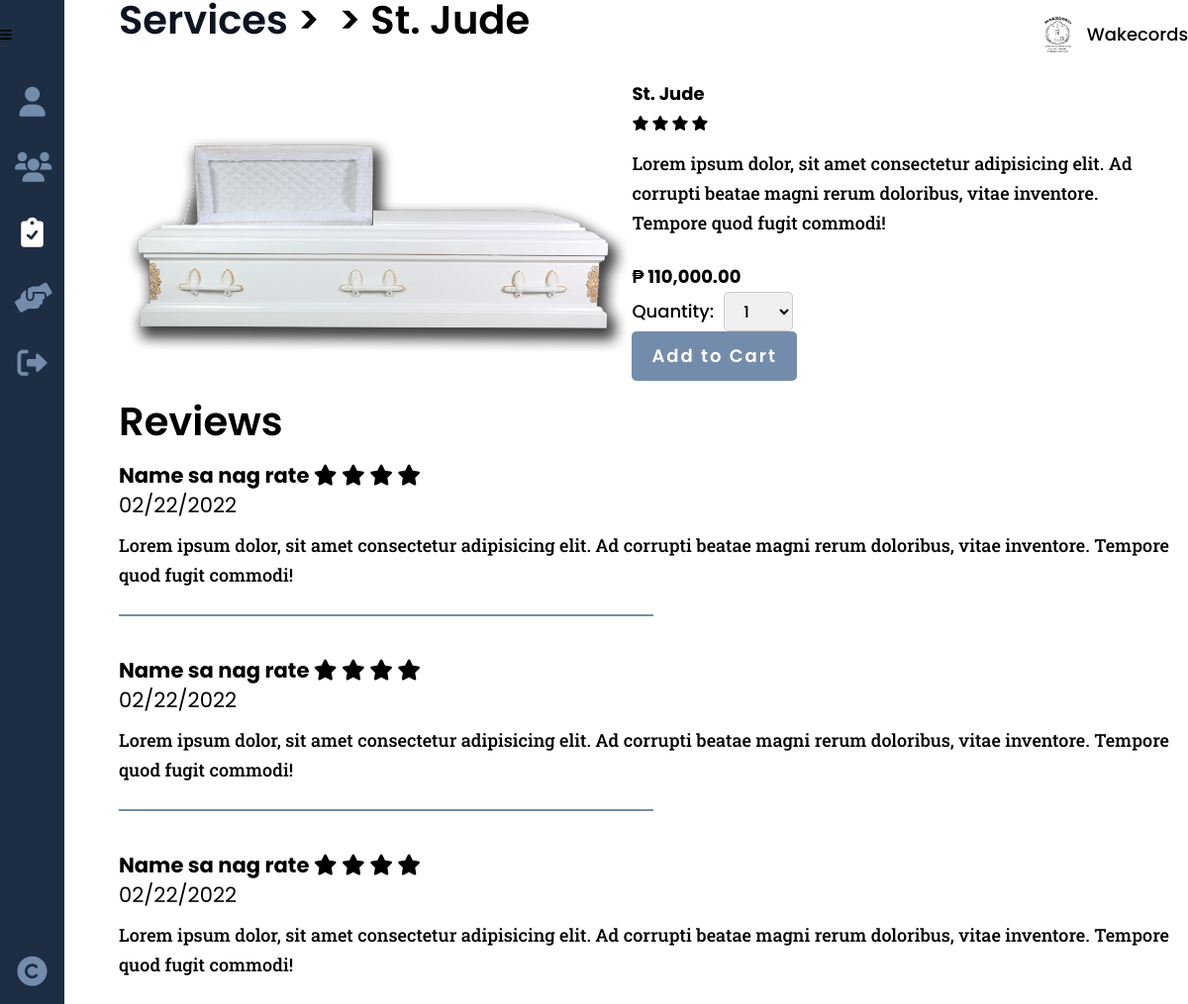
Before: /funeral_tradition_this.php?service_id=1 with the older database file.
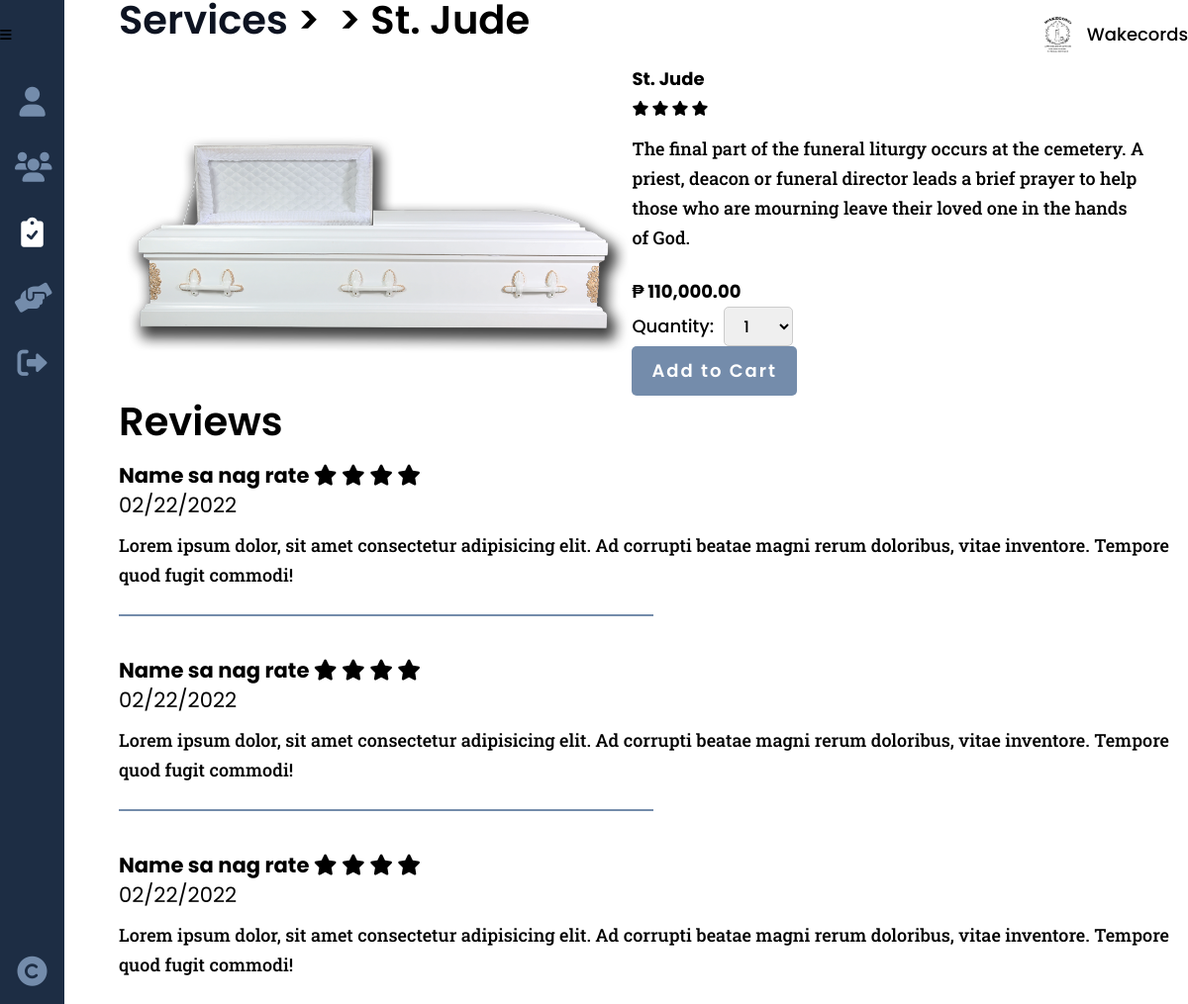
After: the same page with the newer database file.
### tables this page shows
CREATE TABLE `funeral` (
  `service_id` int(8) NOT NULL,
  `funeral_name` varchar(50) NOT NULL,
  `funeral_type` varchar(20) NOT NULL
);

CREATE TABLE `services` (
  `service_id` int(8) NOT NULL,
  `provider_id` int(8) NOT NULL,
  `service_type` varchar(20) NOT NULL,
  `service_name` varchar(50) NOT NULL,
  `service_desc` varchar(500) NOT NULL,
  `service_cost` decimal(9,2) NOT NULL,
  `service_qty` int(2) NOT NULL,
  `service_img` varchar(100) NOT NULL,
  `service_status` varchar(10) NOT NULL
);

### others/db.php (called while the page is built, shortened)
<?php
	class DB
	{
		static $hostname = "localhost";
		static $dbname = "wakecords";
		static $username  = "root";
		static $password = "";
		public static function query($sql, $params=array(), $transactType)
		{
			$rows = array();
			try
			{
				$db = new PDO("mysql:host=". self::$hostname ."; dbname=". self::$dbname,  self::$username,  self::$password);
				$db->setAttribute(PDO::ATTR_ERRMODE, PDO::ERRMODE_EXCEPTION);
				$cmd = $db->prepare($sql);
				$cmd->execute($params);
				if($transactType == "READ")
					$rows = $cmd->fetchAll();
				else
					$rows = $db->lastInsertId();
			}
			catch(PDOException $e)
			{
				echo $e->getMessage();
			}
			return $rows;
		}
	}

### funeral_tradition_this.php (the view, shortened to what this page needs)
<?php
	include("others/head.php");
?>
<body>
	<div class="container">
		<?php include("others/header.php"); ?>
		<div class="banner">
			<?php
			include("others/sidebar.php"); ?>
			<section class="banner-con">
				<div class="wrapper">
					<div class="banner-div">
						<?php
							$service = DB::query("SELECT * FROM services s JOIN funeral f ON s.service_id = f.service_id WHERE s.service_id=?", array($_GET['service_id']), "READ");
							$service = $service[0];
							echo "
							<h2><a href='funeral.php'>Services</a> <span>> <a href='funeral_tradition.php?service_name={$_SESSION['service_name']}'>{$_SESSION['service_name']}</a> > {$service['funeral_name']}</span></h2>
							";
						?>
						<div class="banner-cards trad">
							<?php
								echo "
								<img class='card-img' src='images/providers/".$service['service_type']."/".$service['provider_id']."/".$service['service_img']."'>
								<div class='card-div'>
									<div>
										<h3>".$service['funeral_name']."
											<span>
												<i class='fa-solid fa-star'></i>
												<i class='fa-solid fa-star'></i>
												<i class='fa-solid fa-star'></i>
												<i class='fa-solid fa-star'></i>
											</span>
										</h3>
										<p>
											".$service['service_desc']."
										</p>
										<div class='card-price trad'>₱ ".number_format($service['service_cost'], 2, '.', ',')."</div>
										<form method='post'>
											<div>
												<label for='cbomaxqty'>Quantity: </label>
												<select name='cbomaxqty' required>
								";
													for($i=1;$i<=$service['service_qty'];$i++)
														echo "<option value='".$i."'>".$i."</option>";
								echo"
												</select>
											</div>
											<button type='submit' name='btnadd' class='btn trad' onclick=\"return confirm('Are you sure you want to add this to cart?');\">Add to Cart</button>
										</form>
									</div>
								</div>
								";
							?>
						</div>
						<div class="banner-ratings">
							<h2>Reviews</h2>
							<div class="rate">
								<h3>Name sa nag rate
									<span>
										<i class="fa-solid fa-star"></i>
										<i class="fa-solid fa-star"></i>
										<i class="fa-solid fa-star"></i>
										<i class="fa-solid fa-star"></i>
									</span>
									<span>
										02/22/2022
									</span>
								</h3>
								<p>Lorem ipsum dolor, sit amet consectetur adipisicing elit. Ad corrupti beatae magni rerum doloribus, vitae inventore. Tempore quod fugit commodi!</p>
							</div>
							<div class="hr"></div>
							<div class="rate">
								<h3>Name sa nag rate
									<span>
										<i class="fa-solid fa-star"></i>
										<i class="fa-solid fa-star"></i>
										<i class="fa-solid fa-star"></i>
										<i class="fa-solid fa-star"></i>
									</span>
									<span>
										02/22/2022
									</span>
								</h3>
								<p>Lorem ipsum dolor, sit amet consectetur adipisicing elit. Ad corrupti beatae magni rerum doloribus, vitae inventore. Tempore quod fugit commodi!</p>
							</div>
							<div class="hr"></div>
							<div class="rate">
								<h3>Name sa nag rate
									<span>
										<i class="fa-solid fa-star"></i>
										<i class="fa-solid fa-star"></i>
										<i class="fa-solid fa-star"></i>
										<i class="fa-solid fa-star"></i>
									</span>
									<span>
										02/22/2022
									</span>
								</h3>
								<p>Lorem ipsum dolor, sit amet consectetur adipisicing elit. Ad corrupti beatae magni rerum doloribus, vitae inventore. Tempore quod fugit commodi!</p>
							</div>
						</div>
					</div>
				</div>
			</section>
		</div>
	</div>
<?php include("others/footer-js.php"); ?>

Changed rows visible on the page:
changed through a linked row, funeral "St. Jude": service_id.service_desc "Lorem ipsum dolor, sit amet consectetur adipisicing elit. Ad corrupti beatae magni rerum doloribus, vitae inventore. Tempore quod fugit commodi!" → "The final part of the funeral liturgy occurs at the cemetery. A priest, deacon or funeral director leads a brief prayer to help those who are mourning leave their loved one in the hands of God."
